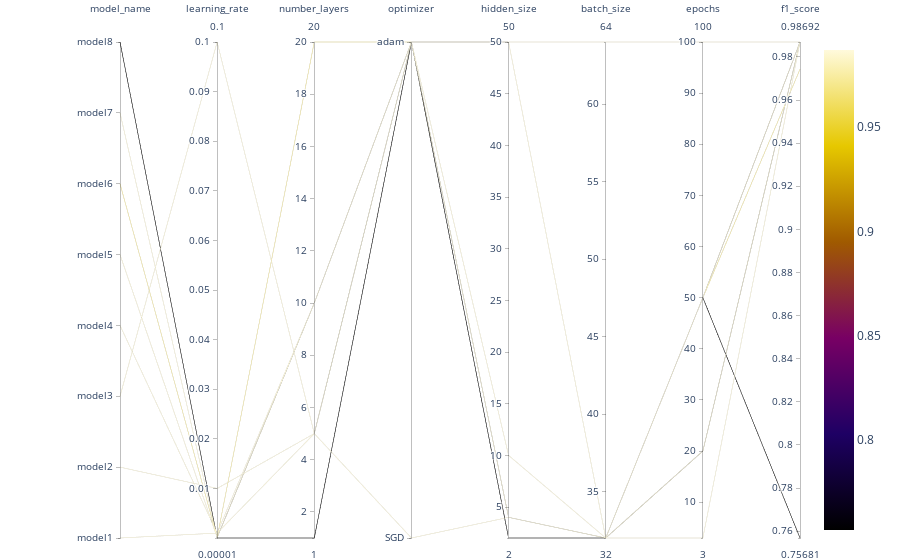

The code cell stored with this chart in its notebook:
### Code cell
# create a parallel coordination plot over hyperparamaters
# add path to models and change metric to what ever metric you have chosen to use/want to use
parallel_coordinates(model_dump, metric="f1_score")

### Figure 1 — Plotly figure (JSON) as saved in the notebook; plotly's stock layout.template omitted (floating-point values rounded to 4 significant figures)
{"data": [{"dimensions": [{"label": "model_name", "range": [0, 7], "ticktext": ["model1", "model2", "model3", "model4", "model5", "model6", "model7", "model8"], "tickvals": [0, 1, 2, 3, 4, 5, 6, 7], "values": [0, 1, 2, 3, 4, 5, 6, 7]}, {"label": "learning_rate", "range": [1e-05, 0.1], "values": [0.001, 0.01, 0.1, 0.001, 0.0001, 0.0001, 0.0001, 1e-05]}, {"label": "number_layers", "range": [1, 20], "values": [5, 5, 5, 10, 10, 20, 10, 1]}, {"label": "optimizer", "range": [0, 1], "ticktext": ["SGD", "adam"], "tickvals": [0, 1], "values": [1, 0, 1, 1, 1, 1, 1, 1]}, {"label": "hidden_size", "range": [2, 50], "values": [4, 4, 4, 50, 50, 4, 10, 2]}, {"label": "batch_size", "range": [32, 64], "values": [32, 32, 32, 32, 64, 32, 32, 32]}, {"label": "epochs", "range": [3, 100], "values": [50, 20, 20, 3, 100, 50, 50, 50]}, {"label": "f1_score", "range": [0.7568, 0.9869], "values": [0.9869, 0.9869, 0.9869, 0.9869, 0.9869, 0.9743, 0.9869, 0.7568]}], "line": {"cmax": 0.9869, "cmin": 0.7568, "color": [0.9869, 0.9869, 0.9869, 0.9869, 0.9869, 0.9743, 0.9869, 0.7568], "colorscale": [[0, "rgb(0,0,0)"], [0.2, "rgb(30,0,100)"], [0.4, "rgb(120,0,100)"], [0.6, "rgb(160,90,0)"], [0.8, "rgb(230,200,0)"], [1, "rgb(255,250,220)"]], "showscale": true}, "type": "parcoords"}], "layout": {"margin": {"b": 20, "l": 120, "r": 30, "t": 40}}}
